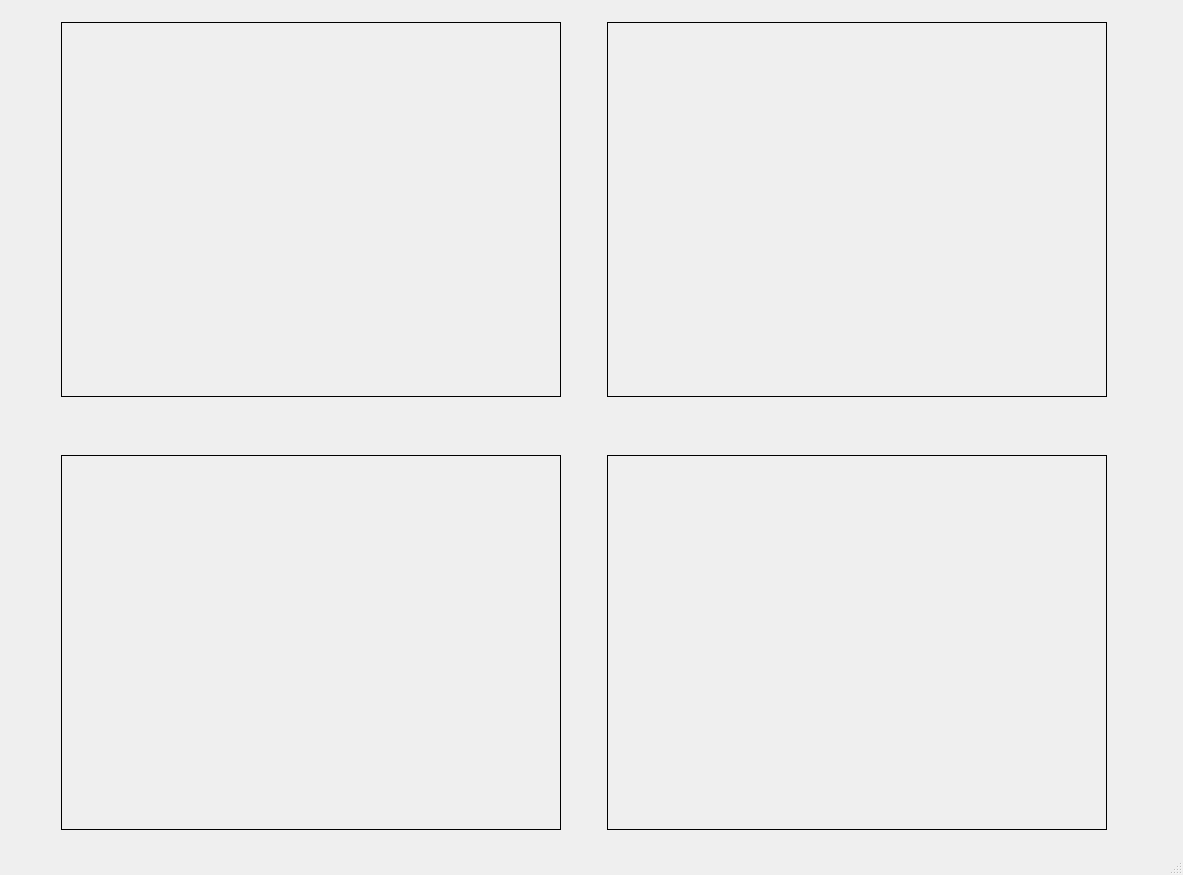
<?xml version="1.0" encoding="UTF-8"?>
<ui version="4.0">
 <class>MainWindow</class>
 <widget class="QMainWindow" name="MainWindow">
  <property name="geometry">
   <rect>
    <x>0</x>
    <y>0</y>
    <width>1183</width>
    <height>875</height>
   </rect>
  </property>
  <property name="sizePolicy">
   <sizepolicy hsizetype="Fixed" vsizetype="Fixed">
    <horstretch>0</horstretch>
    <verstretch>0</verstretch>
   </sizepolicy>
  </property>
  <property name="windowTitle">
   <string>MainWindow</string>
  </property>
  <widget class="QWidget" name="centralwidget">
   <widget class="QWidget" name="">
    <property name="geometry">
     <rect>
      <x>10</x>
      <y>22</y>
      <width>1148</width>
      <height>808</height>
     </rect>
    </property>
    <layout class="QVBoxLayout" name="verticalLayout">
     <item>
      <layout class="QHBoxLayout" name="horizontalLayout_2">
       <item>
        <spacer name="horizontalSpacer_4">
         <property name="orientation">
          <enum>Qt::Horizontal</enum>
         </property>
         <property name="sizeHint" stdset="0">
          <size>
           <width>40</width>
           <height>20</height>
          </size>
         </property>
        </spacer>
       </item>
       <item>
        <widget class="QLabel" name="labelNW">
         <property name="sizePolicy">
          <sizepolicy hsizetype="Fixed" vsizetype="Fixed">
           <horstretch>0</horstretch>
           <verstretch>0</verstretch>
          </sizepolicy>
         </property>
         <property name="minimumSize">
          <size>
           <width>500</width>
           <height>375</height>
          </size>
         </property>
         <property name="maximumSize">
          <size>
           <width>500</width>
           <height>375</height>
          </size>
         </property>
         <property name="frameShape">
          <enum>QFrame::Box</enum>
         </property>
         <property name="text">
          <string/>
         </property>
        </widget>
       </item>
       <item>
        <spacer name="horizontalSpacer_5">
         <property name="orientation">
          <enum>Qt::Horizontal</enum>
         </property>
         <property name="sizeType">
          <enum>QSizePolicy::Fixed</enum>
         </property>
         <property name="sizeHint" stdset="0">
          <size>
           <width>40</width>
           <height>20</height>
          </size>
         </property>
        </spacer>
       </item>
       <item>
        <widget class="QLabel" name="labelNE">
         <property name="sizePolicy">
          <sizepolicy hsizetype="Fixed" vsizetype="Fixed">
           <horstretch>0</horstretch>
           <verstretch>0</verstretch>
          </sizepolicy>
         </property>
         <property name="minimumSize">
          <size>
           <width>500</width>
           <height>375</height>
          </size>
         </property>
         <property name="maximumSize">
          <size>
           <width>500</width>
           <height>375</height>
          </size>
         </property>
         <property name="frameShape">
          <enum>QFrame::Box</enum>
         </property>
         <property name="text">
          <string/>
         </property>
        </widget>
       </item>
       <item>
        <spacer name="horizontalSpacer_6">
         <property name="orientation">
          <enum>Qt::Horizontal</enum>
         </property>
         <property name="sizeHint" stdset="0">
          <size>
           <width>40</width>
           <height>20</height>
          </size>
         </property>
        </spacer>
       </item>
      </layout>
     </item>
     <item>
      <spacer name="verticalSpacer">
       <property name="orientation">
        <enum>Qt::Vertical</enum>
       </property>
       <property name="sizeHint" stdset="0">
        <size>
         <width>20</width>
         <height>40</height>
        </size>
       </property>
      </spacer>
     </item>
     <item>
      <layout class="QHBoxLayout" name="horizontalLayout">
       <item>
        <spacer name="horizontalSpacer_2">
         <property name="orientation">
          <enum>Qt::Horizontal</enum>
         </property>
         <property name="sizeHint" stdset="0">
          <size>
           <width>40</width>
           <height>20</height>
          </size>
         </property>
        </spacer>
       </item>
       <item>
        <widget class="QLabel" name="labelSW">
         <property name="sizePolicy">
          <sizepolicy hsizetype="Fixed" vsizetype="Fixed">
           <horstretch>0</horstretch>
           <verstretch>0</verstretch>
          </sizepolicy>
         </property>
         <property name="minimumSize">
          <size>
           <width>500</width>
           <height>375</height>
          </size>
         </property>
         <property name="maximumSize">
          <size>
           <width>500</width>
           <height>375</height>
          </size>
         </property>
         <property name="frameShape">
          <enum>QFrame::Box</enum>
         </property>
         <property name="text">
          <string/>
         </property>
        </widget>
       </item>
       <item>
        <spacer name="horizontalSpacer">
         <property name="orientation">
          <enum>Qt::Horizontal</enum>
         </property>
         <property name="sizeType">
          <enum>QSizePolicy::Fixed</enum>
         </property>
         <property name="sizeHint" stdset="0">
          <size>
           <width>40</width>
           <height>20</height>
          </size>
         </property>
        </spacer>
       </item>
       <item>
        <widget class="QLabel" name="labelSE">
         <property name="sizePolicy">
          <sizepolicy hsizetype="Fixed" vsizetype="Fixed">
           <horstretch>0</horstretch>
           <verstretch>0</verstretch>
          </sizepolicy>
         </property>
         <property name="minimumSize">
          <size>
           <width>500</width>
           <height>375</height>
          </size>
         </property>
         <property name="maximumSize">
          <size>
           <width>500</width>
           <height>375</height>
          </size>
         </property>
         <property name="frameShape">
          <enum>QFrame::Box</enum>
         </property>
         <property name="text">
          <string/>
         </property>
        </widget>
       </item>
       <item>
        <spacer name="horizontalSpacer_3">
         <property name="orientation">
          <enum>Qt::Horizontal</enum>
         </property>
         <property name="sizeHint" stdset="0">
          <size>
           <width>40</width>
           <height>20</height>
          </size>
         </property>
        </spacer>
       </item>
      </layout>
     </item>
    </layout>
   </widget>
  </widget>
  <widget class="QMenuBar" name="menubar">
   <property name="geometry">
    <rect>
     <x>0</x>
     <y>0</y>
     <width>1183</width>
     <height>21</height>
    </rect>
   </property>
  </widget>
  <widget class="QStatusBar" name="statusbar"/>
 </widget>
 <resources/>
 <connections/>
</ui>
